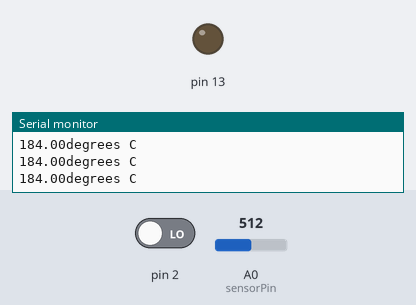
Bench run of a sketch on a simulated Arduino Uno, built with avr-gcc and run on an emulated ATmega328P. Parts: output pins drawn as LEDs (lit = HIGH), the last lines printed to the serial monitor. The test bench sets the inputs (shaded band); at power-on: pin 2 LOW, A0 (sensorPin) = 512.

Above: at 1.2 s.
1.3 s: pin 2 driven HIGH
At 1.8 s:
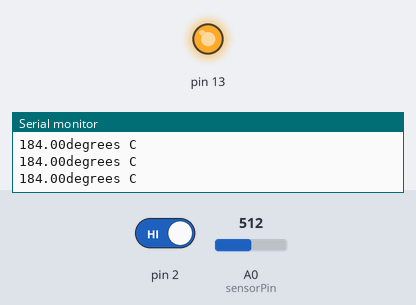
2.8 s: A0 (sensorPin) set to 339
5.8 s: A0 (sensorPin) set to 318
7.3 s: pin 2 driven LOW
At 8.3 s:
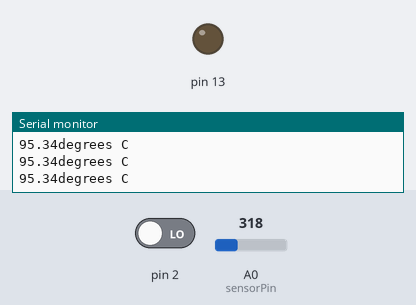
Timing chart, 0 to 9.8 s (numbered marks = the images above; inputs shaded):
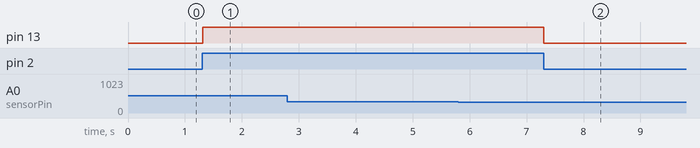

Measured:
- after the input at 1.3 s, pin 13: LOW → HIGH at once
- after the input at 7.3 s, pin 13: HIGH → LOW at once

The sketch:

projectcode_pir_temp_.ino
```cpp
int sensorPin=0;
int pirsensor=0;
void setup()
{
    Serial.begin(9600);
    pinMode(13,OUTPUT);
    pinMode(2,INPUT);
}
void loop()
{
    int reading=analogRead(sensorPin);
    float voltage=reading*4.68;
    voltage/=1024.0;
    //now print out the temperature
    float temperatureC=(voltage-0.5)*100;
    Serial.print(temperatureC);
    Serial.println("degrees C");
   pirsensor=digitalRead(2);
    if(pirsensor==HIGH)
    {
        digitalWrite(13,HIGH);
    }
    else
    {
        digitalWrite(13,LOW);
    }
    delay(10);
}
```
